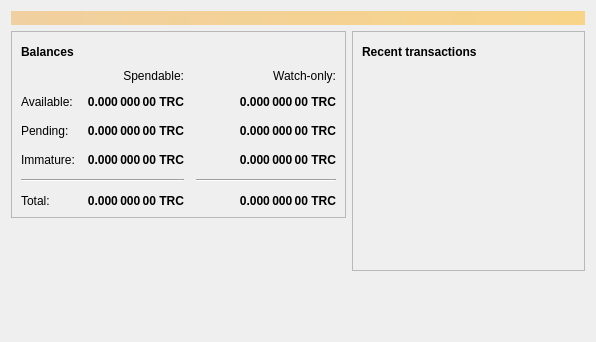
<?xml version="1.0" encoding="UTF-8"?>
<ui version="4.0">
 <class>OverviewPage</class>
 <widget class="QWidget" name="OverviewPage">
  <property name="geometry">
   <rect>
    <x>0</x>
    <y>0</y>
    <width>596</width>
    <height>342</height>
   </rect>
  </property>
  <property name="windowTitle">
   <string>Form</string>
  </property>
  <layout class="QVBoxLayout" name="topLayout">
   <item>
    <widget class="QLabel" name="labelAlerts">
     <property name="visible">
      <bool>false</bool>
     </property>
     <property name="styleSheet">
      <string notr="true">QLabel { background-color: qlineargradient(x1: 0, y1: 0, x2: 1, y2: 0, stop:0 #F0D0A0, stop:1 #F8D488); color:#000000; }</string>
     </property>
     <property name="wordWrap">
      <bool>true</bool>
     </property>
     <property name="margin">
      <number>3</number>
     </property>
     <property name="textInteractionFlags">
      <set>Qt::TextSelectableByMouse</set>
     </property>
    </widget>
   </item>
   <item>
    <layout class="QHBoxLayout" name="horizontalLayout" stretch="1,1">
     <item>
      <layout class="QVBoxLayout" name="verticalLayout_2">
       <item>
        <widget class="QFrame" name="frame">
         <property name="frameShape">
          <enum>QFrame::StyledPanel</enum>
         </property>
         <property name="frameShadow">
          <enum>QFrame::Raised</enum>
         </property>
         <layout class="QVBoxLayout" name="verticalLayout_4">
          <item>
           <layout class="QHBoxLayout" name="horizontalLayout_4">
            <item>
             <widget class="QLabel" name="label_5">
              <property name="font">
               <font>
                <weight>75</weight>
                <bold>true</bold>
               </font>
              </property>
              <property name="text">
               <string>Balances</string>
              </property>
             </widget>
            </item>
            <item>
             <widget class="QPushButton" name="labelWalletStatus">
              <property name="enabled">
               <bool>true</bool>
              </property>
              <property name="maximumSize">
               <size>
                <width>30</width>
                <height>16777215</height>
               </size>
              </property>
              <property name="toolTip">
               <string>The displayed information may be out of date. Your wallet automatically synchronizes with the Techroadcoin network after a connection is established, but this process has not completed yet.</string>
              </property>
              <property name="text">
               <string/>
              </property>
              <property name="icon">
               <iconset resource="../bitcoin.qrc">
                <normaloff>:/icons/warning</normaloff>
                <disabledoff>:/icons/warning</disabledoff>:/icons/warning</iconset>
              </property>
              <property name="iconSize">
               <size>
                <width>24</width>
                <height>24</height>
               </size>
              </property>
              <property name="flat">
               <bool>true</bool>
              </property>
             </widget>
            </item>
            <item>
             <spacer name="horizontalSpacer_3">
              <property name="orientation">
               <enum>Qt::Horizontal</enum>
              </property>
              <property name="sizeHint" stdset="0">
               <size>
                <width>40</width>
                <height>20</height>
               </size>
              </property>
             </spacer>
            </item>
           </layout>
          </item>
          <item>
           <layout class="QGridLayout" name="gridLayout">
            <property name="spacing">
             <number>12</number>
            </property>
            <item row="2" column="2">
             <widget class="QLabel" name="labelWatchPending">
              <property name="font">
               <font>
                <weight>75</weight>
                <bold>true</bold>
               </font>
              </property>
              <property name="cursor">
               <cursorShape>IBeamCursor</cursorShape>
              </property>
              <property name="toolTip">
               <string>Unconfirmed transactions to watch-only addresses</string>
              </property>
              <property name="text">
               <string notr="true">0.000 000 00 TRC</string>
              </property>
              <property name="alignment">
               <set>Qt::AlignRight|Qt::AlignTrailing|Qt::AlignVCenter</set>
              </property>
              <property name="textInteractionFlags">
               <set>Qt::LinksAccessibleByMouse|Qt::TextSelectableByKeyboard|Qt::TextSelectableByMouse</set>
              </property>
             </widget>
            </item>
            <item row="2" column="1">
             <widget class="QLabel" name="labelUnconfirmed">
              <property name="font">
               <font>
                <weight>75</weight>
                <bold>true</bold>
               </font>
              </property>
              <property name="cursor">
               <cursorShape>IBeamCursor</cursorShape>
              </property>
              <property name="toolTip">
               <string>Total of transactions that have yet to be confirmed, and do not yet count toward the spendable balance</string>
              </property>
              <property name="text">
               <string notr="true">0.000 000 00 TRC</string>
              </property>
              <property name="alignment">
               <set>Qt::AlignRight|Qt::AlignTrailing|Qt::AlignVCenter</set>
              </property>
              <property name="textInteractionFlags">
               <set>Qt::LinksAccessibleByMouse|Qt::TextSelectableByKeyboard|Qt::TextSelectableByMouse</set>
              </property>
             </widget>
            </item>
            <item row="3" column="2">
             <widget class="QLabel" name="labelWatchImmature">
              <property name="font">
               <font>
                <weight>75</weight>
                <bold>true</bold>
               </font>
              </property>
              <property name="cursor">
               <cursorShape>IBeamCursor</cursorShape>
              </property>
              <property name="toolTip">
               <string>Mined balance in watch-only addresses that has not yet matured</string>
              </property>
              <property name="text">
               <string notr="true">0.000 000 00 TRC</string>
              </property>
              <property name="alignment">
               <set>Qt::AlignRight|Qt::AlignTrailing|Qt::AlignVCenter</set>
              </property>
              <property name="textInteractionFlags">
               <set>Qt::LinksAccessibleByMouse|Qt::TextSelectableByKeyboard|Qt::TextSelectableByMouse</set>
              </property>
             </widget>
            </item>
            <item row="4" column="0" colspan="2">
             <widget class="Line" name="line">
              <property name="orientation">
               <enum>Qt::Horizontal</enum>
              </property>
             </widget>
            </item>
            <item row="4" column="2">
             <widget class="Line" name="lineWatchBalance">
              <property name="sizePolicy">
               <sizepolicy hsizetype="Preferred" vsizetype="Fixed">
                <horstretch>0</horstretch>
                <verstretch>0</verstretch>
               </sizepolicy>
              </property>
              <property name="minimumSize">
               <size>
                <width>140</width>
                <height>0</height>
               </size>
              </property>
              <property name="orientation">
               <enum>Qt::Horizontal</enum>
              </property>
             </widget>
            </item>
            <item row="5" column="0">
             <widget class="QLabel" name="labelTotalText">
              <property name="text">
               <string>Total:</string>
              </property>
             </widget>
            </item>
            <item row="3" column="1">
             <widget class="QLabel" name="labelImmature">
              <property name="font">
               <font>
                <weight>75</weight>
                <bold>true</bold>
               </font>
              </property>
              <property name="cursor">
               <cursorShape>IBeamCursor</cursorShape>
              </property>
              <property name="toolTip">
               <string>Mined balance that has not yet matured</string>
              </property>
              <property name="text">
               <string notr="true">0.000 000 00 TRC</string>
              </property>
              <property name="alignment">
               <set>Qt::AlignRight|Qt::AlignTrailing|Qt::AlignVCenter</set>
              </property>
              <property name="textInteractionFlags">
               <set>Qt::LinksAccessibleByMouse|Qt::TextSelectableByKeyboard|Qt::TextSelectableByMouse</set>
              </property>
             </widget>
            </item>
            <item row="2" column="3">
             <spacer name="horizontalSpacer_2">
              <property name="orientation">
               <enum>Qt::Horizontal</enum>
              </property>
              <property name="sizeHint" stdset="0">
               <size>
                <width>40</width>
                <height>20</height>
               </size>
              </property>
             </spacer>
            </item>
            <item row="3" column="0">
             <widget class="QLabel" name="labelImmatureText">
              <property name="text">
               <string>Immature:</string>
              </property>
             </widget>
            </item>
            <item row="5" column="1">
             <widget class="QLabel" name="labelTotal">
              <property name="font">
               <font>
                <weight>75</weight>
                <bold>true</bold>
               </font>
              </property>
              <property name="cursor">
               <cursorShape>IBeamCursor</cursorShape>
              </property>
              <property name="toolTip">
               <string>Your current total balance</string>
              </property>
              <property name="text">
               <string notr="true">0.000 000 00 TRC</string>
              </property>
              <property name="alignment">
               <set>Qt::AlignRight|Qt::AlignTrailing|Qt::AlignVCenter</set>
              </property>
              <property name="textInteractionFlags">
               <set>Qt::LinksAccessibleByMouse|Qt::TextSelectableByKeyboard|Qt::TextSelectableByMouse</set>
              </property>
             </widget>
            </item>
            <item row="5" column="2">
             <widget class="QLabel" name="labelWatchTotal">
              <property name="font">
               <font>
                <weight>75</weight>
                <bold>true</bold>
               </font>
              </property>
              <property name="cursor">
               <cursorShape>IBeamCursor</cursorShape>
              </property>
              <property name="toolTip">
               <string>Current total balance in watch-only addresses</string>
              </property>
              <property name="text">
               <string notr="true">0.000 000 00 TRC</string>
              </property>
              <property name="alignment">
               <set>Qt::AlignRight|Qt::AlignTrailing|Qt::AlignVCenter</set>
              </property>
              <property name="textInteractionFlags">
               <set>Qt::LinksAccessibleByMouse|Qt::TextSelectableByKeyboard|Qt::TextSelectableByMouse</set>
              </property>
             </widget>
            </item>
            <item row="0" column="2">
             <widget class="QLabel" name="labelWatchonly">
              <property name="text">
               <string>Watch-only:</string>
              </property>
              <property name="alignment">
               <set>Qt::AlignRight|Qt::AlignTrailing|Qt::AlignVCenter</set>
              </property>
             </widget>
            </item>
            <item row="1" column="0">
             <widget class="QLabel" name="labelBalanceText">
              <property name="text">
               <string>Available:</string>
              </property>
             </widget>
            </item>
            <item row="1" column="1">
             <widget class="QLabel" name="labelBalance">
              <property name="font">
               <font>
                <weight>75</weight>
                <bold>true</bold>
               </font>
              </property>
              <property name="cursor">
               <cursorShape>IBeamCursor</cursorShape>
              </property>
              <property name="toolTip">
               <string>Your current spendable balance</string>
              </property>
              <property name="text">
               <string notr="true">0.000 000 00 TRC</string>
              </property>
              <property name="alignment">
               <set>Qt::AlignRight|Qt::AlignTrailing|Qt::AlignVCenter</set>
              </property>
              <property name="textInteractionFlags">
               <set>Qt::LinksAccessibleByMouse|Qt::TextSelectableByKeyboard|Qt::TextSelectableByMouse</set>
              </property>
             </widget>
            </item>
            <item row="1" column="2">
             <widget class="QLabel" name="labelWatchAvailable">
              <property name="font">
               <font>
                <weight>75</weight>
                <bold>true</bold>
               </font>
              </property>
              <property name="cursor">
               <cursorShape>IBeamCursor</cursorShape>
              </property>
              <property name="toolTip">
               <string>Your current balance in watch-only addresses</string>
              </property>
              <property name="text">
               <string notr="true">0.000 000 00 TRC</string>
              </property>
              <property name="alignment">
               <set>Qt::AlignRight|Qt::AlignTrailing|Qt::AlignVCenter</set>
              </property>
              <property name="textInteractionFlags">
               <set>Qt::LinksAccessibleByMouse|Qt::TextSelectableByKeyboard|Qt::TextSelectableByMouse</set>
              </property>
             </widget>
            </item>
            <item row="2" column="0">
             <widget class="QLabel" name="labelPendingText">
              <property name="text">
               <string>Pending:</string>
              </property>
             </widget>
            </item>
            <item row="0" column="1">
             <widget class="QLabel" name="labelSpendable">
              <property name="text">
               <string>Spendable:</string>
              </property>
              <property name="alignment">
               <set>Qt::AlignRight|Qt::AlignTrailing|Qt::AlignVCenter</set>
              </property>
             </widget>
            </item>
           </layout>
          </item>
         </layout>
        </widget>
       </item>
       <item>
        <spacer name="verticalSpacer">
         <property name="orientation">
          <enum>Qt::Vertical</enum>
         </property>
         <property name="sizeHint" stdset="0">
          <size>
           <width>20</width>
           <height>40</height>
          </size>
         </property>
        </spacer>
       </item>
      </layout>
     </item>
     <item>
      <layout class="QVBoxLayout" name="verticalLayout_3">
       <item>
        <widget class="QFrame" name="frame_2">
         <property name="frameShape">
          <enum>QFrame::StyledPanel</enum>
         </property>
         <property name="frameShadow">
          <enum>QFrame::Raised</enum>
         </property>
         <layout class="QVBoxLayout" name="verticalLayout">
          <item>
           <layout class="QHBoxLayout" name="horizontalLayout_2">
            <item>
             <widget class="QLabel" name="label_4">
              <property name="font">
               <font>
                <weight>75</weight>
                <bold>true</bold>
               </font>
              </property>
              <property name="text">
               <string>Recent transactions</string>
              </property>
             </widget>
            </item>
            <item>
             <widget class="QPushButton" name="labelTransactionsStatus">
              <property name="enabled">
               <bool>true</bool>
              </property>
              <property name="maximumSize">
               <size>
                <width>30</width>
                <height>16777215</height>
               </size>
              </property>
              <property name="toolTip">
               <string>The displayed information may be out of date. Your wallet automatically synchronizes with the Techroadcoin network after a connection is established, but this process has not completed yet.</string>
              </property>
              <property name="text">
               <string/>
              </property>
              <property name="icon">
               <iconset resource="../bitcoin.qrc">
                <normaloff>:/icons/warning</normaloff>
                <disabledoff>:/icons/warning</disabledoff>:/icons/warning</iconset>
              </property>
              <property name="iconSize">
               <size>
                <width>24</width>
                <height>24</height>
               </size>
              </property>
              <property name="flat">
               <bool>true</bool>
              </property>
             </widget>
            </item>
            <item>
             <spacer name="horizontalSpacer">
              <property name="orientation">
               <enum>Qt::Horizontal</enum>
              </property>
              <property name="sizeHint" stdset="0">
               <size>
                <width>40</width>
                <height>20</height>
               </size>
              </property>
             </spacer>
            </item>
           </layout>
          </item>
          <item>
           <widget class="QListView" name="listTransactions">
            <property name="styleSheet">
             <string notr="true">QListView { background: transparent; }</string>
            </property>
            <property name="frameShape">
             <enum>QFrame::NoFrame</enum>
            </property>
            <property name="verticalScrollBarPolicy">
             <enum>Qt::ScrollBarAlwaysOff</enum>
            </property>
            <property name="horizontalScrollBarPolicy">
             <enum>Qt::ScrollBarAlwaysOff</enum>
            </property>
            <property name="selectionMode">
             <enum>QAbstractItemView::NoSelection</enum>
            </property>
           </widget>
          </item>
         </layout>
        </widget>
       </item>
       <item>
        <spacer name="verticalSpacer_2">
         <property name="orientation">
          <enum>Qt::Vertical</enum>
         </property>
         <property name="sizeHint" stdset="0">
          <size>
           <width>20</width>
           <height>40</height>
          </size>
         </property>
        </spacer>
       </item>
      </layout>
     </item>
    </layout>
   </item>
  </layout>
 </widget>
 <resources/>
 <connections/>
</ui>
